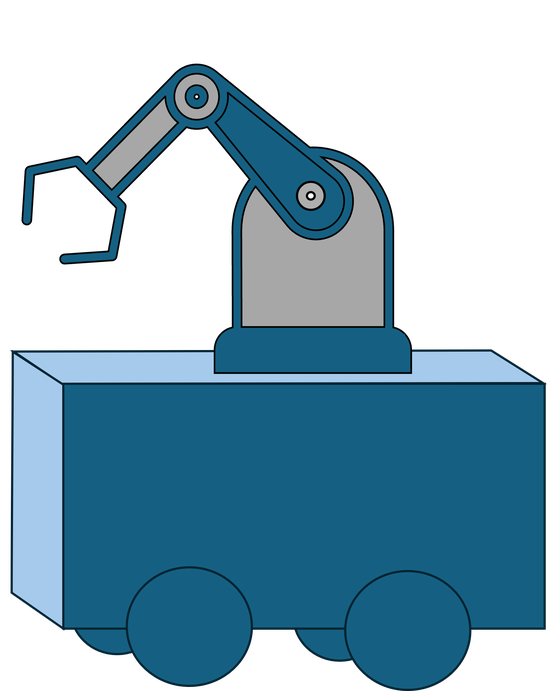
#> input picture simFigures/RobotArmDraw.png, 547 x 691 px, shrunk from 1758 x 2221 before the run
$ python map.py
#> lines starting #> are read from the running program, lines starting #| are printed output that depends on the picture
import matplotlib
import matplotlib.pyplot as plt
import networkx as nx
import matplotlib.patches
import matplotlib.image as mpimg
import matplotlib.ticker as ticker
from item import Item

arm=mpimg.imread('simFigures/RobotArmDraw.png')
#> arm is the input picture: shape (691, 547, 4) float32; mean R, G, B, A 0.106, 0.236, 0.3, 0.549
load =mpimg.imread('simFigures/RobotLoadDraw.png')
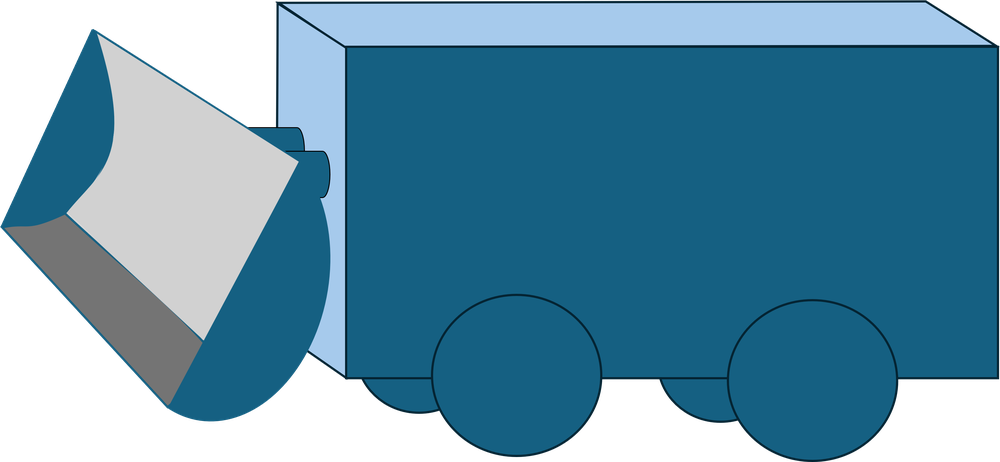
#> input picture simFigures/RobotLoadDraw.png, 1000 x 462 px, shrunk from 3214 x 1486 before the run
#> load is the input picture: shape (462, 1000, 4) float32; mean R, G, B, A 0.179, 0.366, 0.46, 0.796
fast = mpimg.imread('simFigures/RobotFastDraw.png')
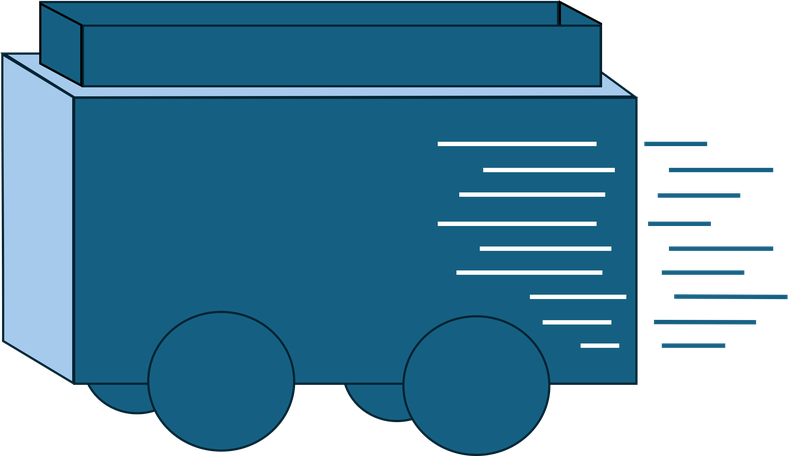
#> input picture simFigures/RobotFastDraw.png, 790 x 456 px, shrunk from 2539 x 1467 before the run
#> fast is the input picture: shape (456, 790, 4) float32; mean R, G, B, A 0.108, 0.303, 0.397, 0.721

robotImg={"load": (load,0.65), "fast":(fast,0.70), "grip":(arm,0.65)}

leaves=mpimg.imread('simFigures/Leaves.png')
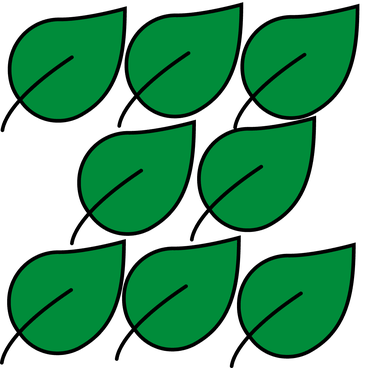
#> input picture simFigures/Leaves.png, 365 x 368 px, shrunk from 1172 x 1184 before the run
#> leaves is the input picture: shape (368, 365, 4) float32; mean R, G, B, A 0, 0.281, 0.117, 0.613
bowl=mpimg.imread('simFigures/Bowl.png')
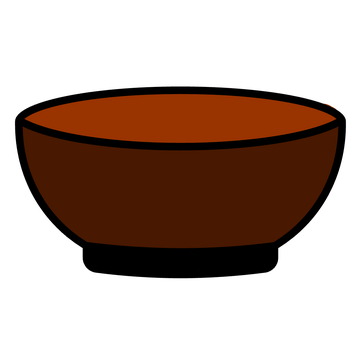
#> input picture simFigures/Bowl.png, 361 x 361 px, shrunk from 1159 x 1159 before the run
#> bowl is the input picture: shape (361, 361, 4) float32; mean R, G, B, A 0.111, 0.037, 0, 0.395
apple=mpimg.imread('simFigures/Apple.png')
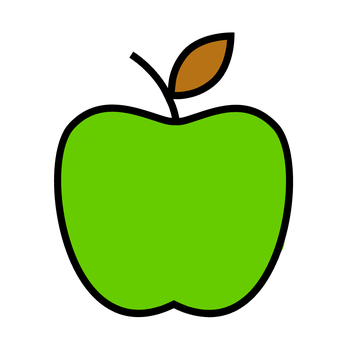
#> input picture simFigures/Apple.png, 346 x 346 px, shrunk from 1113 x 1113 before the run
#> apple is the input picture: shape (346, 346, 4) float32; mean R, G, B, A 0.137, 0.261, 0.00112, 0.393
itemsImg={"Leaves":(leaves,0.57), "Bowl":(bowl,0.70), "Apple":(apple,0.65)}

matplotlib.use("TkAgg")
plt.rcParams['figure.figsize'] = [15, 11]
plt.rc('axes', titlesize=30)     # fontsize of the axes title
plt.rc('axes', labelsize=30)    # fontsize of the x and y labels
plt.rc('xtick', labelsize=30)    # fontsize of the tick labels
plt.rc('ytick', labelsize=30)    # fontsize of the tick labels
class Map(object):
    # [62 lines left out: functions __init__, getPossibleMoves, getRobotPositions, getStatesofAllRobots, getItemsPos, getPathPlanningMap, not called in this run]

    def getStep(self):
        return self._step

    # [110 lines left out: function showMap, not called in this run]

    def addItemToItemlist(self, item):
        self._itemList.append(item)

    def addMultipleItemsToItemList(self, listOfItems):
        for item in listOfItems:
            self.addItemToItemlist(item)

    def getItemList(self):
        return self._itemList

    def getStep(self):
        return self._step

    def getSizeX(self):
        return self._size_x

    def getSizeY(self):
        return self._size_y

    def getWaitzoneList(self):
        return self._waitzone_list

    def appendToWaitzoneList(self, input):
        self._waitzone_list.append(input)

    # [36 lines left out: function setupMap, not called in this run]
